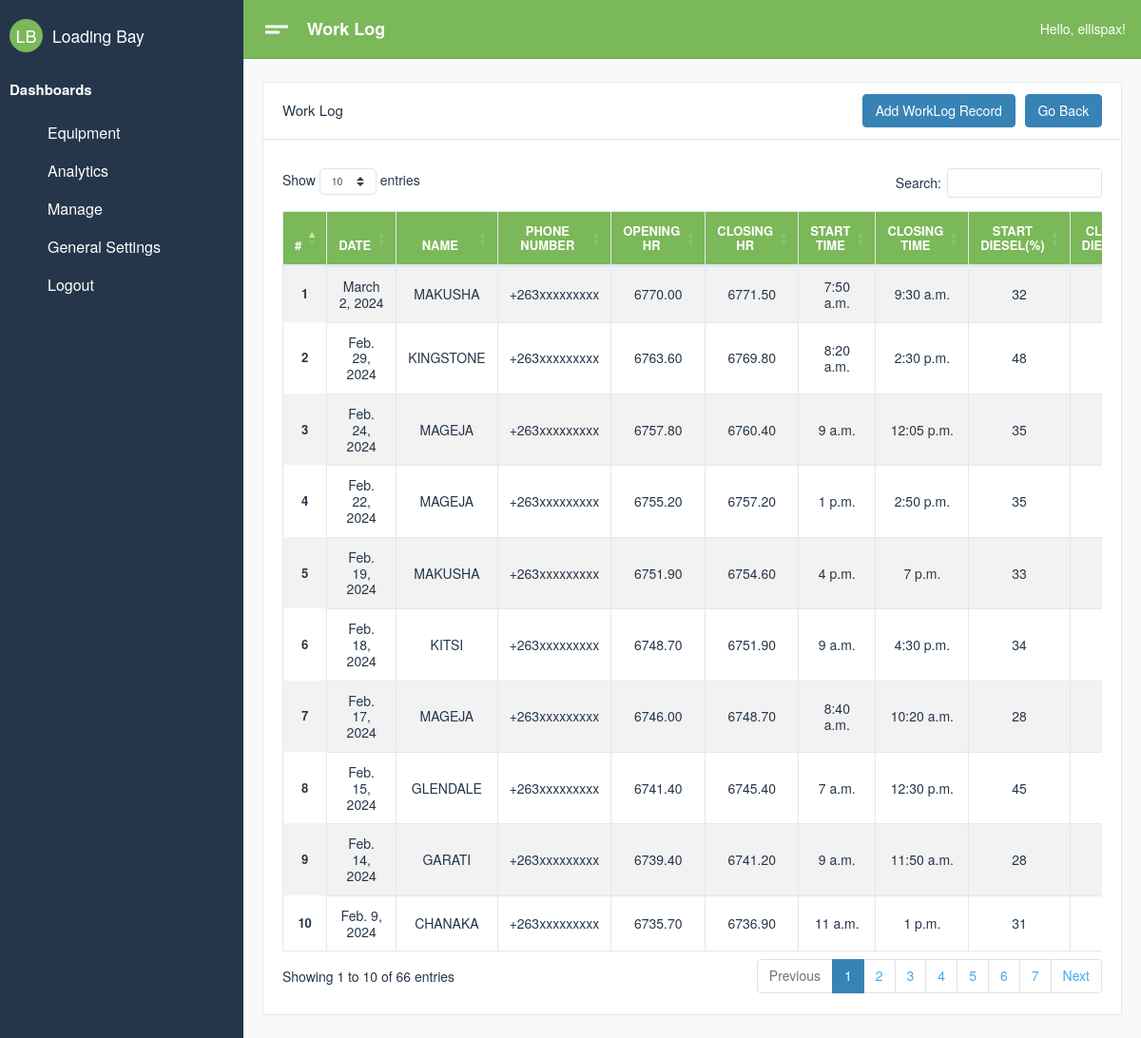
Page /manager/log-list (signed in) on the committed database.
### system/models.py (models this page shows)
class WorkLog(models.Model):
    machine             = models.ForeignKey(Equipment, on_delete=models.CASCADE, related_name="log_machine_name")
    customerName        = models.CharField(max_length=100)
    phoneNumber         = models.CharField(max_length=15, default='+263xxxxxxxxx')
    date                = models.DateField()
    openingHr           = models.DecimalField(max_digits=20, decimal_places=2)
    closingHr           = models.DecimalField(max_digits=20, decimal_places=2)
    start_time          = models.TimeField(null = False, blank = False)
    end_time            = models.TimeField(null=True, blank=True)
    start_diesel        = models.IntegerField(null=False, blank=False)
    end_diesel          = models.IntegerField(null=True, blank=True)
    Fuel                = models.DecimalField(max_digits=10, decimal_places=2,null=True, blank=True)
    amnt_earned         = models.FloatField(null=True, blank=True)
    comment             = models.CharField(max_length=255, null=True, blank=True)
    paid                = models.BooleanField(default= True)

### manager/views.py (the view)
# urls.py: path('log-list', views.log_list, name='log-list'),
@login_required
def log_list(request):
    log_records = WorkLog.objects.all().order_by('-date')
    gen_settings = Settings.objects.filter(id=1).first()
    if gen_settings:
        request.session['main_machine'] = gen_settings.main_machine
    else:
        request.session['main_machine'] = ""
    context = {
        'title':'Work Log',
        'head': 'Work Log',
        'logs': log_records
    }
    return render(request, 'manager/logList.html', context)

### system/models.py (called while the page is built)
    def __str__(self):
        return f'{self.make}  {self.name}'

### manager/templates/manager/logList.html (shortened to what this page needs)
{%extends "dashboard/base.html"%}{%block content%}
<head>
</head>
<div class="card">
  <div class="card-header">
    <h4 class="card-title">{{ head }}</h4>
    <a href='{% url "add-worklog" %}' class="btn btn-primary ml-auto">Add WorkLog Record</a>
    <a href='{% url "manager-home" %}' class="btn btn-primary">Go Back</a>
  </div>
  <div class="card-body">
    <link
      rel="stylesheet"
      href="https://cdnjs.cloudflare.com/ajax/libs/twitter-bootstrap/4.1.3/css/bootstrap.css"
    />
    <link
      rel="stylesheet"
      href="https://cdn.datatables.net/1.10.19/css/dataTables.bootstrap4.min.css"
    />
    <div class="table-responsive" style="margin-top: 10px">
      <table id="example" class="table table-striped table-bordered" style="width: 100%">
        <thead class="bg-success text-white">
          <tr>
            <th scope="col" class="text-center">#</th>
            <th scope="col" class="text-center">Date</th>
            <th scope="col" class="text-center">Name</th>
            <th scope="col" class="text-center">Phone Number</th>
            <th scope="col" class="text-center">Opening HR</th>
            <th scope="col" class="text-center">Closing HR</th>
            <th scope="col" class="text-center">Start Time</th>
            <th scope="col" class="text-center">Closing Time</th>
            <th scope="col" class="text-center">Start Diesel(%)</th>
            <th scope="col" class="text-center">Closing Diesel(%)</th>
          </tr>
        </thead>
        <tbody>
          {% for record in logs %}
          <tr>
            <th class="align-middle text-center" scope="row">{{ forloop.counter}}</th>
            <td class="align-middle text-center">{{ record.date }}</td>
            <td class="align-middle text-center">{{ record.customerName|upper }}</td>
            <td class="align-middle text-center">{{ record.phoneNumber }}</td>
            <td class="align-middle text-center">{{ record.openingHr }}</td>
            <td class="align-middle text-center">{{ record.closingHr }}</td>
            <td class="align-middle text-center">{{ record.start_time }}</td>
            <td class="align-middle text-center">{{ record.end_time }}</td>
            <td class="align-middle text-center">{{ record.start_diesel }}</td>
            <td class="align-middle text-center">{{ record.end_diesel }}</td>
          </tr>
          {% endfor %}
        </tbody>
      </table>
    </div>
  </div>
</div>
{%endblock content%}

### dashboard/templates/dashboard/base.html (shortened to what this page needs)
{% load static %}
{% load crispy_forms_tags %}
<!DOCTYPE html>
<html lang="en" dir="ltr">
    <head>
        <link type="text/css" href="{% static 'assets/css/vendor-morris.css" rel="stylesheet'%}">
        <link type="text/css" href="{% static 'assets/css/vendor-bootstrap-datepicker.css' %}" rel="stylesheet">
        <link type="text/css" href="{% static 'assets/css/app.css' %}" rel="stylesheet">
        <link type="text/css" href="{% static 'assets/css/app.rtl.css' %}" rel="stylesheet">
        <link type="text/css" href="{% static 'assets/vendor/simplebar.css' %}" rel="stylesheet">
        <link rel="stylesheet" href="https://cdnjs.cloudflare.com/ajax/libs/bootstrap-datepicker/1.9.0/css/bootstrap-datepicker.min.css">
    </head>
    <body>
        <div class="mdk-drawer-layout js-mdk-drawer-layout" data-fullbleed data-push data-responsive-width="992px" data-has-scrolling-region>
            <div class="mdk-drawer-layout__content">
                <div class="mdk-header-layout js-mdk-header-layout  mdk-header--fixed  mdk-header-layout__content--scrollable">
                    <div class="mdk-header js-mdk-header bg-success" data-fixed>
                        <div class="mdk-header__content">
                            <nav class="navbar navbar-expand-md bg-success navbar-dark d-flex-none">
                                <button class="btn btn-link text-white pl-0" type="button" data-toggle="sidebar">
                                <i class="material-icons align-middle md-36">short_text</i>
                                </button>
                                <div class="page-title m-0">{{ head }}</div>
                                <div class="collapse navbar-collapse" id="mainNavbar">
                                    <ul class="navbar-nav ml-auto align-items-center">
                                        Hello, {{ request.user }}!
                                    </ul>
                                </div>
                            </nav>
                        </div>
                    </div>
                    <div class="mdk-header-layout__content top-navbar mdk-header-layout__content--scrollable h-100">
                        <div class="container-fluid">
                            {% block content %}
                            {% endblock content %}
                        </div>
                    </div>
                </div>
            </div>
            <div class="mdk-drawer js-mdk-drawer" id="default-drawer">
                <div class="mdk-drawer__content">
                    <div class="mdk-drawer__inner" data-simplebar data-simplebar-force-enabled="true">
                        <nav class="drawer  drawer--dark bg-grey">
                            <div class="drawer-spacer">
                                <div class="media align-items-center">
                                    <a href="{%url 'dashboard'%}" class="drawer-brand-circle mr-2 bg-success">LB</a>
                                    <div class="media-body">
                                        <a href="{%url 'dashboard'%}" class="h5 m-0 text-link">Loading Bay</a>
                                    </div>
                                </div>
                            </div>
                            <div class="py-2 drawer-heading text-white">
                                Dashboards
                            </div>
                            <ul class="drawer-menu" id="dasboardMenu" data-children=".drawer-submenu">
                                <li class="drawer-menu-item active ">
                                    <a href="{%url 'show-equipment'%}">
                                        <span class="drawer-menu-text">Equipment</span>
                                    </a>
                                </li>
                                <li class="drawer-menu-item active ">
                                    <a href="{%url 'analytics-home'%}">
                                        <span class="drawer-menu-text">Analytics</span>
                                    </a>
                                </li>
                                <li class="drawer-menu-item active ">
                                    <a href="{%url 'manager-home'%}">
                                        <span class="drawer-menu-text">Manage</span>
                                    </a>
                                </li>
                                <li class="drawer-menu-item active ">
                                    <a href='{%url "settings"%}'>
                                        <span class="drawer-menu-text"> General Settings</span>
                                    </a>
                                </li>
                                <li class="drawer-menu-item active ">
                                    <a href='{%url "logout"%}'>
                                        <span class="drawer-menu-text"> Logout</span>
                                    </a>
                                </li>
                            </ul>
                        </nav>
                    </div>
                </div>
            </div>
        </div>
</body>
</html>

### manager/templates/manager/logList.html (style rules this page uses)
.card-header { display: flex; justify-content: space-between; align-items: center; }
.card-header .btn { margin-left: 10px; }

### rows in the picture
WorkLog: date "March 2, 2024", customerName "MAKUSHA", phoneNumber "+263xxxxxxxxx", openingHr "6770.00", closingHr "6771.50", start_time "7:50 a.m.", end_time "9:30 a.m.", start_diesel "32"
WorkLog: date "Feb. 29, 2024", customerName "KINGSTONE", phoneNumber "+263xxxxxxxxx", openingHr "6763.60", closingHr "6769.80", start_time "8:20 a.m.", end_time "2:30 p.m.", start_diesel "48"
WorkLog: date "Feb. 24, 2024", customerName "MAGEJA", phoneNumber "+263xxxxxxxxx", openingHr "6757.80", closingHr "6760.40", start_time "9 a.m.", end_time "12:05 p.m.", start_diesel "35"
WorkLog: date "Feb. 22, 2024", customerName "MAGEJA", phoneNumber "+263xxxxxxxxx", openingHr "6755.20", closingHr "6757.20", start_time "1 p.m.", end_time "2:50 p.m.", start_diesel "35"
WorkLog: date "Feb. 19, 2024", customerName "MAKUSHA", phoneNumber "+263xxxxxxxxx", openingHr "6751.90", closingHr "6754.60", start_time "4 p.m.", end_time "7 p.m.", start_diesel "33"
WorkLog: date "Feb. 18, 2024", customerName "KITSI", phoneNumber "+263xxxxxxxxx", openingHr "6748.70", closingHr "6751.90", start_time "9 a.m.", end_time "4:30 p.m.", start_diesel "34"
WorkLog: date "Feb. 17, 2024", customerName "MAGEJA", phoneNumber "+263xxxxxxxxx", openingHr "6746.00", closingHr "6748.70", start_time "8:40 a.m.", end_time "10:20 a.m.", start_diesel "28"
WorkLog: date "Feb. 15, 2024", customerName "GLENDALE", phoneNumber "+263xxxxxxxxx", openingHr "6741.40", closingHr "6745.40", start_time "7 a.m.", end_time "12:30 p.m.", start_diesel "45"
WorkLog: date "Feb. 14, 2024", customerName "GARATI", phoneNumber "+263xxxxxxxxx", openingHr "6739.40", closingHr "6741.20", start_time "9 a.m.", end_time "11:50 a.m.", start_diesel "28"
WorkLog: date "Feb. 9, 2024", customerName "CHANAKA", phoneNumber "+263xxxxxxxxx", openingHr "6735.70", closingHr "6736.90", start_time "11 a.m.", end_time "1 p.m.", start_diesel "31"

### other values in the picture
{{ head }} "Work Log"
{{ request.user }} "ellispax"
